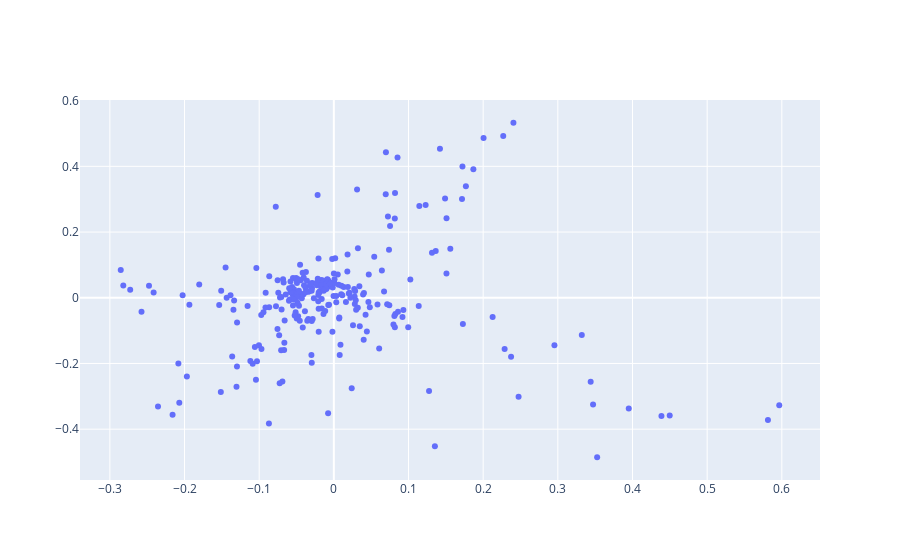

Notebook source saved alongside this figure:
### Code cell
fig = go.Figure(data=go.Scatter(x=data_pca[:,2], y=data_pca[:,1], mode='markers', text=cell_names))
fig.show()

### Figure 1 — Plotly figure (JSON) as saved in the notebook; plotly's stock layout.template omitted (floating-point values rounded to 4 significant figures; data arrays with more than 128 entries replaced by an {"elided": "..."} marker saying what was removed)
{"data": [{"mode": "markers", "text": {"elided": "292 str values"}, "type": "scatter", "x": {"elided": "292 float values"}, "y": {"elided": "292 float values"}}], "layout": {}}
